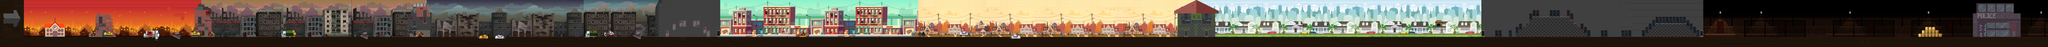

This is a level from a 2D game, rendered from its Tiled map with the project's own tilesets. A one-line summary and the map file follow, with tile-layer data summarised:
An orthogonal 600x14 tile map with 32x32 px tiles, 5 tile layers (Background, Background Houses, Houses Decoration, Platform, ...), 17 tilesets.

<map version="1.2" tiledversion="1.2.5" orientation="orthogonal" renderorder="right-down" width="600" height="14" tilewidth="32" tileheight="32" infinite="0" nextlayerid="54" nextobjectid="30">
 <tileset firstgid="1" name="dark_road" tilewidth="32" tileheight="32" tilecount="256" columns="16">
  <image source="../tilesets/dark_road.png" width="512" height="512" />
 </tileset>
 <tileset firstgid="257" name="ruins_tileset" tilewidth="32" tileheight="32" tilecount="512" columns="32">
  <image source="../tilesets/ruins_tileset.png" width="1024" height="512" />
 </tileset>
 <tileset firstgid="769" name="barrels" tilewidth="32" tileheight="32" tilecount="2016" columns="32">
  <image source="../tilesets/barrels.png" width="1024" height="2016" />
 </tileset>
 <tileset firstgid="2785" name="background" tilewidth="32" tileheight="32" tilecount="162" columns="18">
  <image source="../tilesets/background.png" width="607" height="318" />
 </tileset>
 <tileset firstgid="2947" name="help_cars2" tilewidth="32" tileheight="32" tilecount="64" columns="8">
  <image source="../tilesets/help_cars2.png" width="258" height="287" />
 </tileset>
 <tileset firstgid="3011" name="background_2" tilewidth="32" tileheight="32" tilecount="264" columns="22">
  <image source="../tilesets/background_2.png" width="720" height="404" />
 </tileset>
 <tileset firstgid="3275" name="background_3" tilewidth="32" tileheight="32" tilecount="264" columns="22">
  <image source="../tilesets/background_3.png" width="710" height="407" />
 </tileset>
 <tileset firstgid="3539" name="background_4" tilewidth="32" tileheight="32" tilecount="264" columns="22">
  <image source="../tilesets/background_4.png" width="722" height="413" />
 </tileset>
 <tileset firstgid="3803" name="background_5" tilewidth="32" tileheight="32" tilecount="264" columns="22">
  <image source="../tilesets/background_5.png" width="720" height="408" />
 </tileset>
 <tileset firstgid="4067" name="background_6" tilewidth="32" tileheight="32" tilecount="242" columns="22">
  <image source="../tilesets/background_6.png" width="708" height="359" />
 </tileset>
 <tileset firstgid="4309" name="background_7" tilewidth="32" tileheight="32" tilecount="300" columns="30">
  <image source="../tilesets/background_7.png" width="974" height="331" />
 </tileset>
 <tileset firstgid="4609" name="background_9" tilewidth="32" tileheight="32" tilecount="351" columns="27">
  <image source="../tilesets/background_9.png" width="864" height="430" />
 </tileset>
 <tileset firstgid="4960" name="background_8" tilewidth="32" tileheight="32" tilecount="360" columns="36">
  <image source="../tilesets/background_8.png" width="1152" height="320" />
 </tileset>
 <tileset firstgid="5320" name="background_11" tilewidth="32" tileheight="32" tilecount="234" columns="18">
  <image source="../tilesets/background_11.jpeg" width="607" height="419" />
 </tileset>
 <tileset firstgid="5554" name="barricade" tilewidth="32" tileheight="32" tilecount="192" columns="16">
  <image source="../tilesets/barricade.png" width="512" height="384" />
 </tileset>
 <tileset firstgid="5746" name="Blood" tilewidth="32" tileheight="32" tilecount="256" columns="16">
  <image source="../tilesets/Blood.png" width="512" height="512" />
 </tileset>
 <tileset firstgid="6002" name="school1" tilewidth="32" tileheight="32" tilecount="36" columns="6">
  <image source="../tilesets/school1.png" trans="ff00ff" width="200" height="200" />
 </tileset>
 <layer id="49" name="Background" width="600" height="14">
  <data>[8400 cells, 7681 non-empty, 2165 distinct tile ids]</data>
 </layer>
 <layer id="50" name="Background Houses" width="600" height="14" offsetx="0" offsety="0.333333">
  <data>[8400 cells, 313 non-empty, 159 distinct tile ids]</data>
 </layer>
 <layer id="51" name="Houses Decoration" width="600" height="14" offsetx="0.166667" offsety="0.4167">
  <data>[8400 cells, 215 non-empty, 94 distinct tile ids]</data>
 </layer>
 <layer id="52" name="Platform" width="600" height="14" offsetx="-0.0238627" offsety="0.37835">
  <data>[8400 cells, 2247 non-empty, 92 distinct tile ids]</data>
 </layer>
 <layer id="53" name="Illusionlayer" width="600" height="14">
  <data>[8400 cells, 1066 non-empty, 153 distinct tile ids]</data>
 </layer>
</map>
